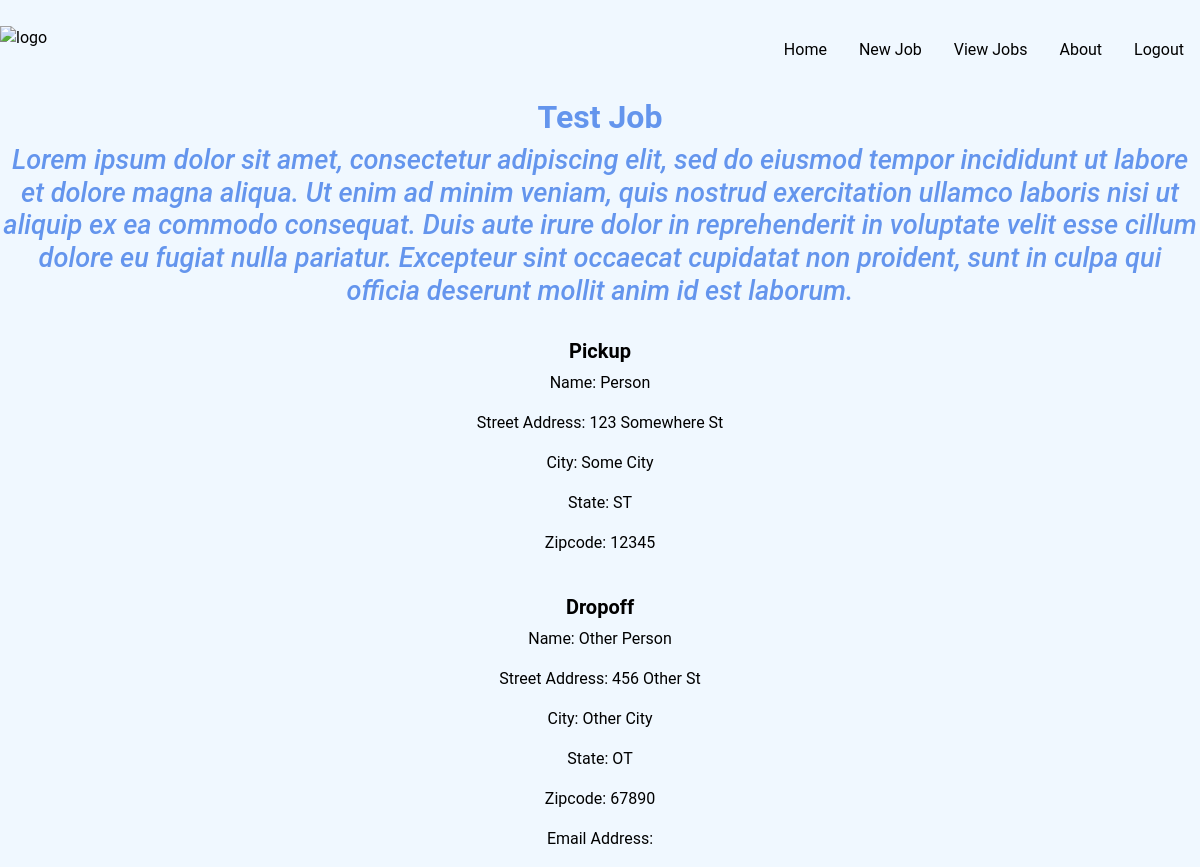
Page /2/ on the committed database.
### DeliverApp/models.py (models this page shows)
class DeliveryRequest(models.Model):
    pickupName = models.CharField(max_length=30)
    pickupStreetAddress = models.CharField(max_length=100)
    pickupCity = models.CharField(max_length=20)
    pickupState = models.CharField(max_length=2)
    pickupZipcode = models.CharField(max_length=5)
    dropoffName = models.CharField(max_length=30)
    dropoffStreetAddress = models.CharField(max_length=100)
    dropoffCity = models.CharField(max_length=20)
    dropoffState = models.CharField(max_length=2)
    dropoffZipcode = models.CharField(max_length=5)
    emailaddress= models.CharField(max_length=50, default= "")
    item = models.CharField(max_length=30)
    description = models.TextField()
    dateCreated = models.DateTimeField(default=timezone.now)
    lastModified = models.DateTimeField(auto_now=True)

### DeliverApp/views.py (the view)
# urls.py: path('<int:pk>/', views.requestDetail, name='requestDetail'),
def requestDetail(request, pk):
    post = get_object_or_404(DeliveryRequest, pk=pk)
    return render(request, 'requestDetails.html', {'post': post})

### templates/requestDetails.html (shortened to what this page needs)
<!DOCTYPE html>
<html lang="en">
{% extends 'base.html' %}
{% block page_content %}
<head>
    <br>
    <div class="nav-bar">
    <a href="/"><img src="https://raw.githubusercontent.com/taylorschissel/DeliverMeProj/working_forms/templates/delivermelogo.png" alt="logo" width = 200 height = 60></a><a target='_blank' href='http://127.0.0.1:8000/'></a>
        <ul>
         <li><a href="{% url 'logout' %}">Logout</a></li>
         <li><a href="/about/">About</a></li>
         <li><a href="/list/">View Jobs</a></li>
        <li><a href="{% url 'newRequest' %}" class="top-menu">New Job</a></li>
         <li><a href="/">Home</a></li>
    </ul>
        </div>
    <br>
    <br>
</head>
<body>
<div class="post">
    <h1 class="center">{{ post.item }}</h1>
    <h2 class="center">{{ post.description }}</h2><br>
    <h3 class="center">Pickup</h3>
    <p class="center">Name: {{ post.pickupName }}</p>
    <p class="center">Street Address: {{ post.pickupStreetAddress }}</p>
    <p class="center">City: {{ post.pickupCity }}</p>
    <p class="center">State: {{ post.pickupState }}</p>
    <p class="center">Zipcode: {{ post.pickupZipcode }}</p><br>
    <h4 class="center">Dropoff</h4>
    <p class="center">Name: {{ post.dropoffName }}</p>
    <p class="center">Street Address: {{ post.dropoffStreetAddress }}</p>
    <p class="center">City: {{ post.dropoffCity }}</p>
    <p class="center">State: {{ post.dropoffState }}</p>
    <p class="center">Zipcode: {{ post.dropoffZipcode }}</p>
    <p class="center">Email Address: {{ post.emailaddress }}</p>
</div>
{% endblock %}

### templates/requestDetails.html (style rules this page uses)
.center { text-align: center; }
li { display: inline; }
h1 { color: cornflowerblue; font-family: "Roboto", "Lucida Grande", Verdana, Arial, sans-serif ; font-size: 200%; font-weight: bold; }
h2 { color: cornflowerblue; font-family: "Roboto", "Lucida Grande", Verdana, Arial, sans-serif; font-style: oblique; font-size: 170%; }
h3 { color: black; font-family: "Roboto", "Lucida Grande", Verdana, Arial, sans-serif; font-weight: bold; font-size: 125%; }
h4 { color: black; font-family: "Roboto", "Lucida Grande", Verdana, Arial, sans-serif; font-weight: bold; font-size: 125%; }
ul { list-style-type: none; margin: 0; padding: 0; overflow: hidden; display: inline; }
li { float: right; display: inline; }
li a { display: block; color: black; text-align: center; padding: 14px 16px; text-decoration: none; }
img { display: inline; }
p { color: black; font-family: "Roboto", "Lucida Grande", Verdana, Arial, sans-serif; font-size: 100%; }
body { background-color: aliceblue; }
a { color: black; font-family: "Roboto", "Lucida Grande", Verdana, Arial, sans-serif; font-size: 100%; }

### rows in the picture
DeliveryRequest: item "Test Job", description "Lorem ipsum dolor sit amet, consectetur adipiscing elit, sed do eiusmod tempor incididunt ut labore et dolore magna aliqua. Ut enim ad minim veniam, quis nostrud exercitation ullamco laboris nisi ut aliquip ex ea commodo consequat. Duis aute irure dolor in reprehenderit in voluptate velit esse cillum dolore eu fugiat nulla pariatur. Excepteur sint occaecat cupidatat non proident, sunt in culpa qui officia deserunt mollit anim id est laborum.", pickupName "Person", pickupStreetAddress "123 Somewhere St", pickupCity "Some City", pickupState "ST", pickupZipcode "12345", dropoffName "Other Person", dropoffStreetAddress "456 Other St", dropoffCity "Other City", dropoffState "OT", dropoffZipcode "67890"
